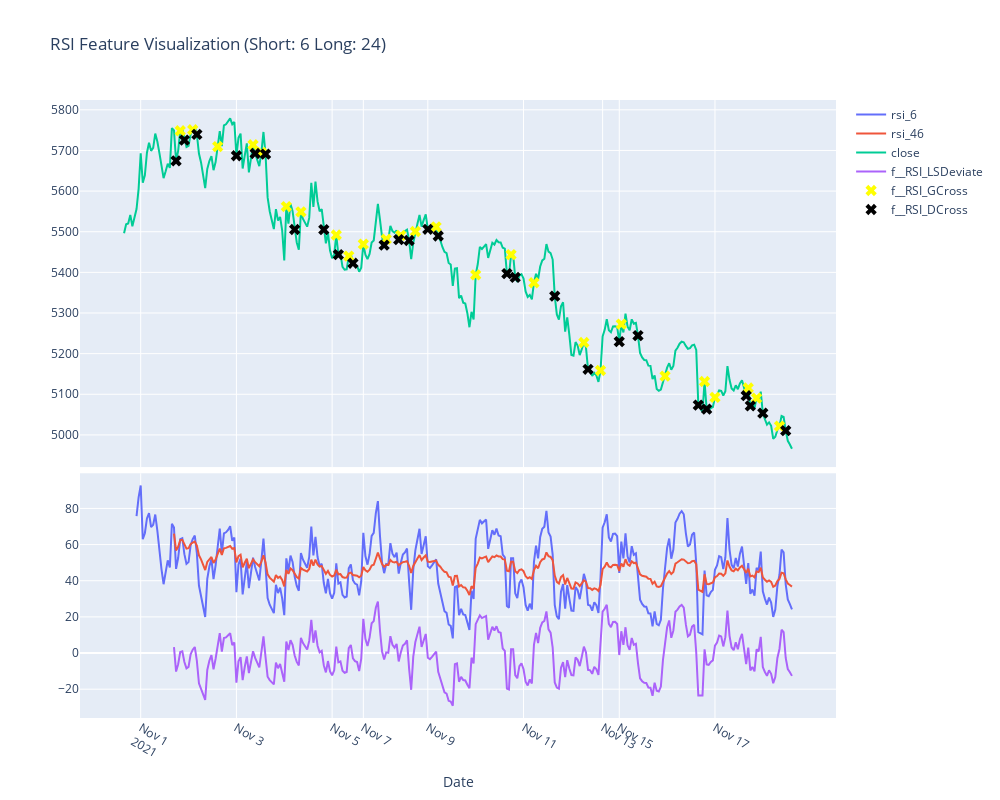

The notebook cell this image was saved under:
### Markdown cell above
## RSI

### Code cell
import utils
import plotly.graph_objects as go
from plotly.subplots import make_subplots

N=6
df = pd.DataFrame({
    f'rsi_{N}': big.ta.rsi(N).values,
    f'rsi_4{N}': big.ta.rsi(N*4).values,
}, index=big.index)
df['close'] = big.close.values
df['f__RSI_LSDeviate'] = df.eval(f'rsi_{N} - rsi_4{N}')
df['f__RSI_GCross'] = np.where((df['f__RSI_LSDeviate'] > 0) & (df['f__RSI_LSDeviate'].shift(1) < 0) , df['close'], np.nan)
df['f__RSI_DCross'] = np.where((df['f__RSI_LSDeviate'] < 0) & (df['f__RSI_LSDeviate'].shift(1) > 0) , df['close'], np.nan)
display(df)
df = df.head(500)

fig = make_subplots(rows=2, cols=1, shared_xaxes=True, vertical_spacing=0.01, row_heights=[0.6,0.4])
for col in df.columns:
    if 'close' in col:
        fig.add_trace(go.Scatter(x=df.index, y=df[col], name=col), row=1, col=1)
    elif 'GCross' in col:
        fig.add_trace(go.Scatter(x=df.index, y=df[col], name=col, mode='markers', marker=dict(size=10, symbol='x', color='yellow')), row=1, col=1)
    elif 'DCross' in col:
        fig.add_trace(go.Scatter(x=df.index, y=df[col], name=col, mode='markers', marker=dict(size=10, symbol='x', color='black')), row=1, col=1)
    else:
        fig.add_trace(go.Scatter(x=df.index, y=df[col], name=col), row=2, col=1)
fig.update_xaxes(
    title_text='Date', 
    rangebreaks=[dict(values=utils.GetBreaks(df, '15min'), dvalue=900000)],
    row=2, col=1
)
fig.update_layout(
    title=f'RSI Feature Visualization (Short: {N} Long: {N*4})',
    autosize=False, width=1000, height=800,
    yaxis=dict(autorange=True, fixedrange=False),
    showlegend=True,
)
fig.show()

### Figure 1 — Plotly figure (JSON) as saved in the notebook; plotly's stock layout.template omitted (floating-point values rounded to 4 significant figures; data arrays with more than 128 entries replaced by an {"elided": "..."} marker saying what was removed)
{"data": [{"name": "rsi_6", "type": "scatter", "x": {"elided": "322 str values"}, "xaxis": "x2", "y": {"elided": "322 float values"}, "yaxis": "y2"}, {"name": "rsi_46", "type": "scatter", "x": {"elided": "322 str values"}, "xaxis": "x2", "y": {"elided": "322 float values"}, "yaxis": "y2"}, {"name": "close", "type": "scatter", "x": {"elided": "322 str values"}, "xaxis": "x", "y": {"elided": "322 float values"}, "yaxis": "y"}, {"name": "f__RSI_LSDeviate", "type": "scatter", "x": {"elided": "322 str values"}, "xaxis": "x2", "y": {"elided": "322 float values"}, "yaxis": "y2"}, {"marker": {"color": "yellow", "size": 10, "symbol": "x"}, "mode": "markers", "name": "f__RSI_GCross", "type": "scatter", "x": {"elided": "322 str values"}, "xaxis": "x", "y": {"elided": "322 float values"}, "yaxis": "y"}, {"marker": {"color": "black", "size": 10, "symbol": "x"}, "mode": "markers", "name": "f__RSI_DCross", "type": "scatter", "x": {"elided": "322 str values"}, "xaxis": "x", "y": {"elided": "322 float values"}, "yaxis": "y"}], "layout": {"autosize": false, "height": 800, "showlegend": true, "title": {"text": "RSI Feature Visualization (Short: 6 Long: 24)"}, "width": 1000, "xaxis": {"anchor": "y", "domain": [0, 1], "matches": "x2", "showticklabels": false}, "xaxis2": {"anchor": "y2", "domain": [0, 1], "rangebreaks": [{"dvalue": 900000, "values": {"elided": "1382 str values"}}], "title": {"text": "Date"}}, "yaxis": {"anchor": "x", "autorange": true, "domain": [0.406, 1], "fixedrange": false}, "yaxis2": {"anchor": "x2", "domain": [0, 0.396]}}}
